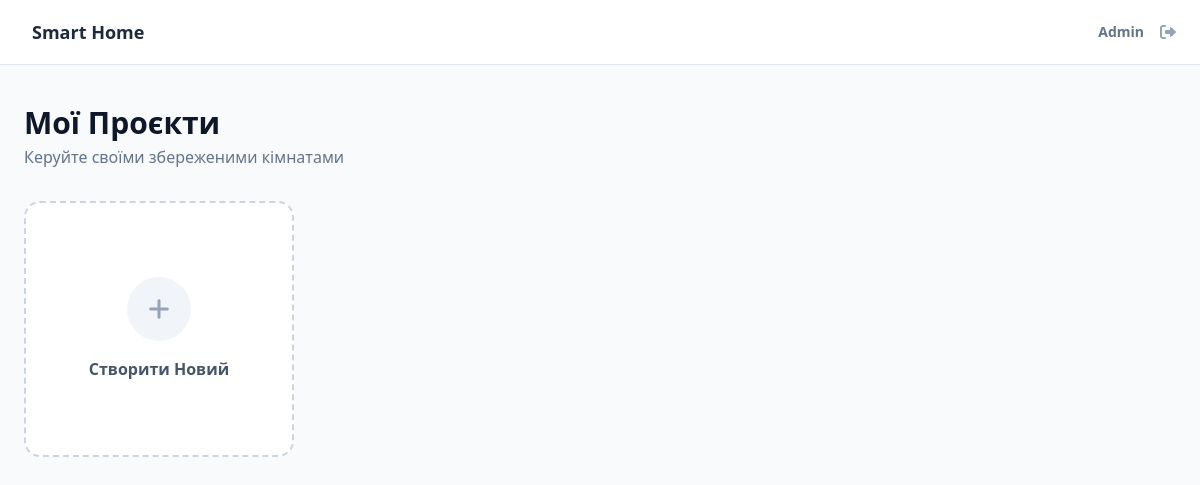
The page /dashboard (signed in) on the database as committed earlier.
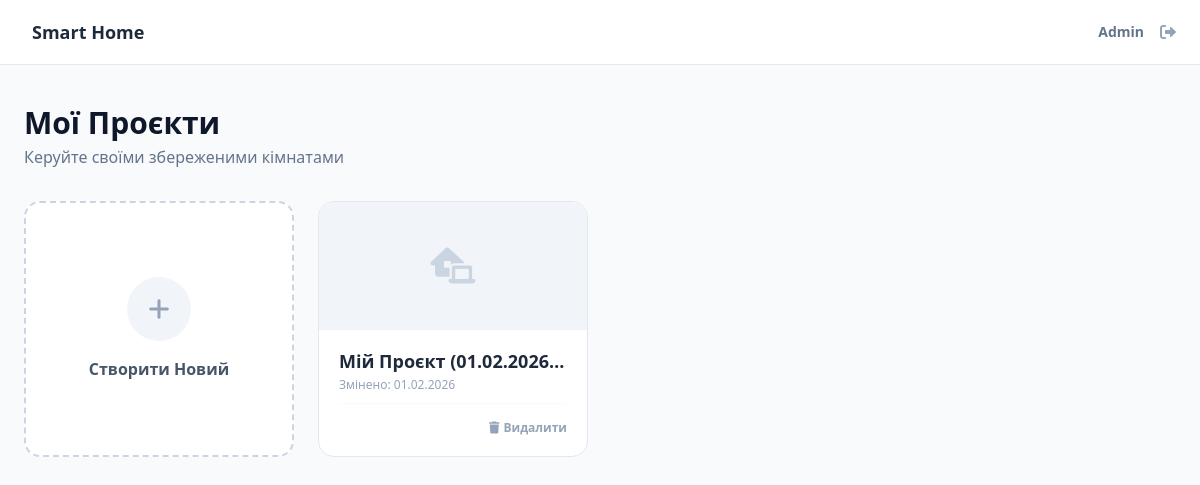
The same page on the database as committed later.
### app.py (models this page shows)
class Project(db.Model):
    id = db.Column(db.Integer, primary_key=True)
    name = db.Column(db.String(100), nullable=False)
    data = db.Column(db.Text, nullable=False)
    date_posted = db.Column(db.DateTime, nullable=False, default=datetime.utcnow)
    user_id = db.Column(db.Integer, db.ForeignKey('user.id'), nullable=False)

### app.py (the view)
@app.route('/dashboard')
@login_required
def dashboard():
    projects = Project.query.filter_by(user_id=current_user.id).order_by(Project.date_posted.desc()).all()
    return render_template('dashboard.html', projects=projects)

### app.py (called while the page is built)
@login_manager.user_loader
def load_user(user_id):
    return User.query.get(int(user_id))

### templates/dashboard.html (shortened to what this page needs)
<!DOCTYPE html>
<html lang="uk">
<head>
    <script src="https://cdn.tailwindcss.com"></script>
    <link rel="stylesheet" href="https://cdnjs.cloudflare.com/ajax/libs/font-awesome/6.0.0/css/all.min.css">
</head>
<body class="bg-slate-50 min-h-screen text-slate-900">
    <header class="bg-white border-b border-slate-200 sticky top-0 z-50">
        <div class="max-w-7xl mx-auto px-6 h-16 flex justify-between items-center">
            <a href="/" class="flex items-center space-x-2 text-slate-800 hover:text-blue-600 transition">
                <span class="font-bold text-lg">Smart Home</span>
            </a>
            <div class="flex items-center space-x-4">
                <span class="text-sm font-bold text-slate-500">{{ current_user.username }}</span>
                <a href="{{ url_for('logout') }}" class="text-slate-400 hover:text-red-500 transition" title="Вийти">
                    <i class="fa-solid fa-right-from-bracket"></i>
                </a>
            </div>
        </div>
    </header>
    <main class="max-w-7xl mx-auto px-6 py-10">
        <div class="flex justify-between items-end mb-8">
            <div>
                <h1 class="text-3xl font-black text-slate-900">Мої Проєкти</h1>
                <p class="text-slate-500 mt-1">Керуйте своїми збереженими кімнатами</p>
            </div>
        </div>
        <div class="grid grid-cols-1 sm:grid-cols-2 lg:grid-cols-4 gap-6">
            <a href="/editor" class="group bg-white border-2 border-dashed border-slate-300 rounded-2xl flex flex-col items-center justify-center p-8 h-64 hover:border-blue-500 hover:bg-blue-50 transition cursor-pointer">
                <div class="w-16 h-16 bg-slate-100 rounded-full flex items-center justify-center mb-4 group-hover:bg-blue-200 transition">
                    <i class="fa-solid fa-plus text-2xl text-slate-400 group-hover:text-blue-600"></i>
                </div>
                <span class="font-bold text-slate-600 group-hover:text-blue-700">Створити Новий</span>
            </a>
            {% for project in projects %}
            <div class="bg-white border border-slate-200 rounded-2xl overflow-hidden hover:shadow-xl transition-all duration-300 group relative flex flex-col h-64" id="project-card-{{ project.id }}">
                <div class="bg-slate-100 h-32 flex items-center justify-center relative overflow-hidden group-hover:bg-slate-200 transition">
                </div>
                <div class="p-5 flex-1 flex flex-col justify-between">
                    <div>
                        <h3 class="font-bold text-lg text-slate-800 leading-tight mb-1 truncate">{{ project.name }}</h3>
                        <p class="text-xs text-slate-400">Змінено: {{ project.date_posted.strftime('%d.%m.%Y') }}</p>
                    </div>
                    <div class="flex justify-end pt-4 border-t border-slate-50 mt-2">
                        <button onclick="deleteProject({{ project.id }})" class="text-xs font-bold text-slate-400 hover:text-red-500 flex items-center gap-1 transition">
                            <i class="fa-solid fa-trash"></i> Видалити
                        </button>
                    </div>
                </div>
            </div>
            {% endfor %}
        </div>
    </main>
</body>
</html>

Rows that differ between the two databases and show on the page:
added Project: name "Мій Проєкт (01.02.2026…", date_posted "01.02.2026"
